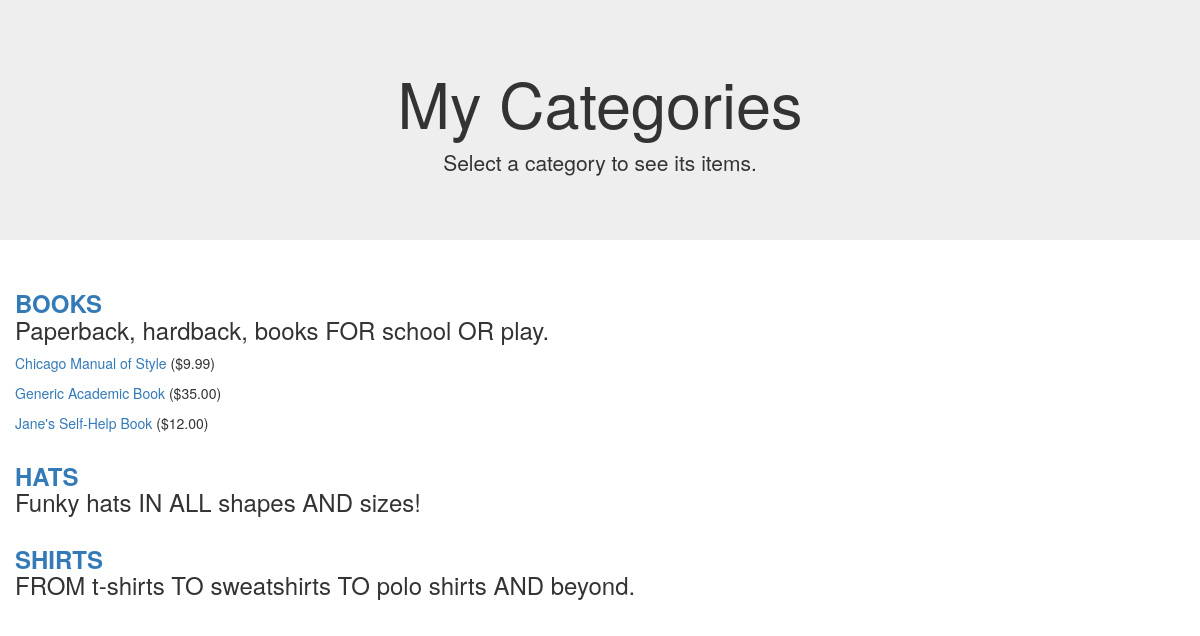
Page /seestore.php?cat_id=3 on the earlier database version.
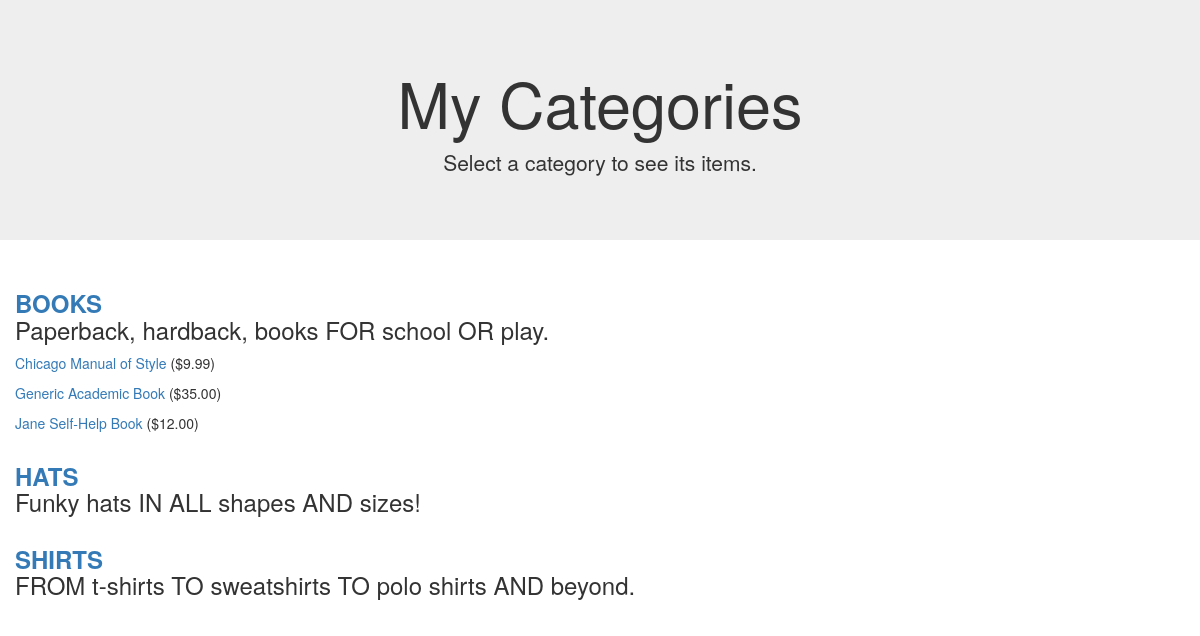
Same page on the later database version.
### tables this page shows
CREATE TABLE store_categories (
	id INT NOT NULL PRIMARY KEY AUTO_INCREMENT, 
	cat_title VARCHAR (50) UNIQUE, 
	cat_desc TEXT 
);

CREATE TABLE store_items (
	id INT NOT NULL PRIMARY KEY AUTO_INCREMENT, 
	cat_id INT NOT NULL, 
	item_title VARCHAR (75), 
	item_price FLOAT (8,2), 
	item_desc TEXT, 
	item_image VARCHAR (50) 
);

### seestore.php (the view, shortened to what this page needs)
<?php
$mysqli = mysqli_connect("localhost", "root", "secret", "store");
$display_block = "
<div class=\"jumbotron text-center\">
    <h1>My Categories</h1>
    <p>Select a category to see its items.</p>
</div>";
$get_cats_sql = "SELECT id, cat_title, cat_desc FROM store_categories ORDER BY cat_title";
$get_cats_res = mysqli_query($mysqli, $get_cats_sql) or die(mysqli_error($mysqli));
if (mysqli_num_rows($get_cats_res) < 1) {
	$display_block = "<p><em>Sorry, no categories to browse.</em></p>";
} else {
	while ($cats = mysqli_fetch_array($get_cats_res)) {
		$cat_id = $cats['id'];
		$cat_title = strtoupper(stripslashes($cats['cat_title']));
		$cat_desc = stripslashes($cats['cat_desc']);
		$display_block .= "
        <div class=\"container\">
            <div class=\"row\">
                <h3><strong><a href=\"" . $_SERVER['PHP_SELF'] . "?cat_id=" . $cat_id . "\">" . $cat_title . "</a></strong><br/>" . $cat_desc . "</h3>
            </div>
        </div>";
		if (isset($_GET['cat_id']) && ($_GET['cat_id'] == $cat_id)) {
			$get_items_sql = "SELECT id, item_title, item_price
                              FROM store_items WHERE
                              cat_id = '" . $cat_id . "' ORDER BY item_title";
			$get_items_res = mysqli_query($mysqli, $get_items_sql) or die(mysqli_error($mysqli));
			if (mysqli_num_rows($get_items_res) < 1) {
				$display_block = "<p><em>Sorry, no items in this category.</em></p>";
			} else {
				while ($items = mysqli_fetch_array($get_items_res)) {
					$item_id = $items['id'];
					$item_title = stripslashes($items['item_title']);
					$item_price = $items['item_price'];
					$display_block .= "
                    <div class=\"container\">
                        <div class=\"row\">
                          <p><a href=\"showitem.php?item_id=" . $item_id . "\">" . $item_title . "</a> (\$" . $item_price . ")</p>
                        </div>
                    </div>";
				}
			}
		}
	}
}
?>
<!DOCTYPE html>
<html>
<head>
    <link rel="stylesheet" href="https://maxcdn.bootstrapcdn.com/bootstrap/3.4.0/css/bootstrap.min.css">
</head>
<body>
<?php echo $display_block; ?>
</body>
</html>

Differences in the rows shown:
changed store_items: item_title "Jane's Self-Help Book" → "Jane Self-Help Book"
